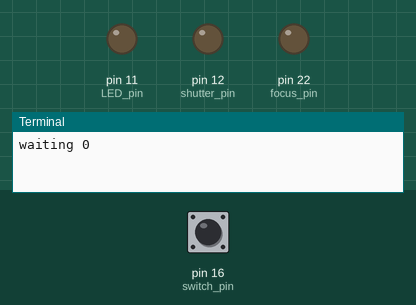
A program run on a simulated Raspberry Pi (header pin numbers). Parts: output pins drawn as LEDs (lit = HIGH), the last lines printed to the terminal. The inputs (shaded band) are chosen by the test bench; at power-on: pin 16 (switch_pin) HIGH.

Above: at 1.2 s.
1.3 s: pin 16 (switch_pin) pulled LOW for 0.15 s
At 2.12 s:
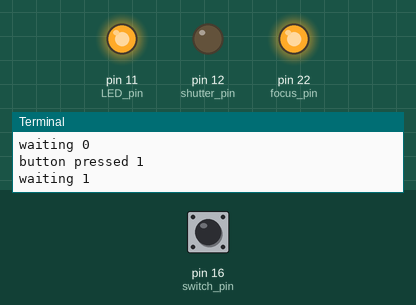
At 2.87 s:
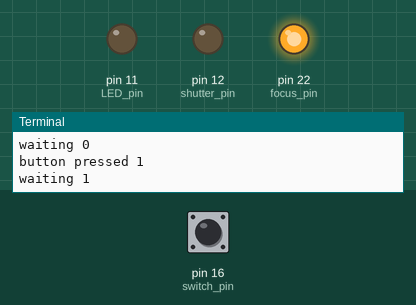
4.3 s: pin 16 (switch_pin) pulled LOW for 3.2 s
At 11.8 s:
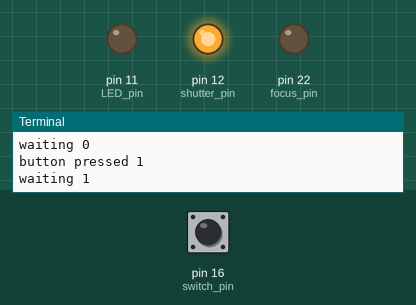
Timing chart, 0 to 13.5 s (numbered marks = the images above; inputs shaded):
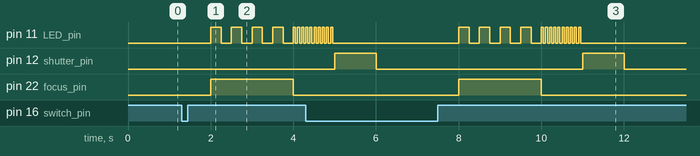

The program:

remote_shutter.py
```python
# Blink an LED connected from GPIO 17 (pin 11) to ground (pin 6)
# Also: Take picture using GPIO pins to 2.5mm remote jack

""" SETUP  """
import RPi.GPIO as GPIO
import time

global button_pressed
button_pressed = 0

# Set up which which pins are connected to things
LED_pin = 11
focus_pin = 22
shutter_pin = 12
switch_pin = 16

# Use RPi board pin numbers
GPIO.setmode(GPIO.BOARD)

# Set up GPIO input/output channels
GPIO.setup(LED_pin,GPIO.OUT)
GPIO.setup(focus_pin,GPIO.OUT)
GPIO.setup(shutter_pin,GPIO.OUT)
GPIO.setup(switch_pin, GPIO.IN, pull_up_down = GPIO.PUD_UP)

"""
Ground: Base of plug (yellow)
Focus:  Middle (white)
Shutter: Tip of plug (red)

NOTE:  Make sure camera is in "single shot" mode, otherwise it will
       take multiple pics as long as "shutter" is connected to ground
"""

def blink(pin):

    for i in range(0,4):
        GPIO.output(pin,GPIO.HIGH)
        time.sleep(0.25)
        GPIO.output(pin,GPIO.LOW)
        time.sleep(0.25)
    for i in range(0,10):
        GPIO.output(pin,GPIO.HIGH)
        time.sleep(0.05)
        GPIO.output(pin,GPIO.LOW)
        time.sleep(0.05)
    return

def focus_camera(pin):
    GPIO.output(pin,GPIO.HIGH)
    time.sleep(1)
    GPIO.output(pin,GPIO.LOW)
    return

def take_picture(pin):
    GPIO.output(pin,GPIO.HIGH)
    time.sleep(1)
    GPIO.output(pin,GPIO.LOW)
    return

def focus_and_blink(f_pin,l_pin):
    GPIO.output(f_pin,GPIO.HIGH)
    for i in range(0,4):
        GPIO.output(l_pin,GPIO.HIGH)
        time.sleep(0.25)
        GPIO.output(l_pin,GPIO.LOW)
        time.sleep(0.25)
    GPIO.output(f_pin,GPIO.LOW)
    for i in range(0,10):
        GPIO.output(l_pin,GPIO.HIGH)
        time.sleep(0.05)
        GPIO.output(l_pin,GPIO.LOW)
        time.sleep(0.05)
    return

def do_everything():
    focus_and_blink(focus_pin,LED_pin)
    take_picture(shutter_pin)
    return


""" START DOING THINGS """


def button_press_detected(switch_pin):
    global button_pressed
    button_pressed = 1
    print('button pressed '+str(button_pressed))

def my_callback(switch_pin):
    focus_and_blink(focus_pin,LED_pin)
    take_picture(shutter_pin)


# Event detection interrupts script when button is pressed
GPIO.add_event_detect(switch_pin,
                      GPIO.RISING,
                      callback=button_press_detected,
                      bouncetime=999
                      )

while 1:
    if button_pressed == 1:
        do_everything()
        print('clicked! '+str(button_pressed))
        button_pressed = 0
    else:
        try:
            time.sleep(1)
        except KeyboardInterrupt:
            GPIO.cleanup()
            print('\n'+'Goodbye!')
            raise
        print('waiting '+str(button_pressed))
```

Measured:
- after the input at 1.3 s, pin 11 (LED_pin): LOW → HIGH after 0.70 s, then repeats every 0.10 s: HIGH 0.05 s, LOW 0.05 s; pin 22 (focus_pin): LOW → HIGH after 0.70 s, → LOW 2.0 s later
- after the input at 4.3 s, pin 22 (focus_pin): LOW → HIGH after 3.7 s, → LOW 2.0 s later
- by itself, pin 12 (shutter_pin): alternates HIGH for 1.0 s and LOW for 5.0 s
